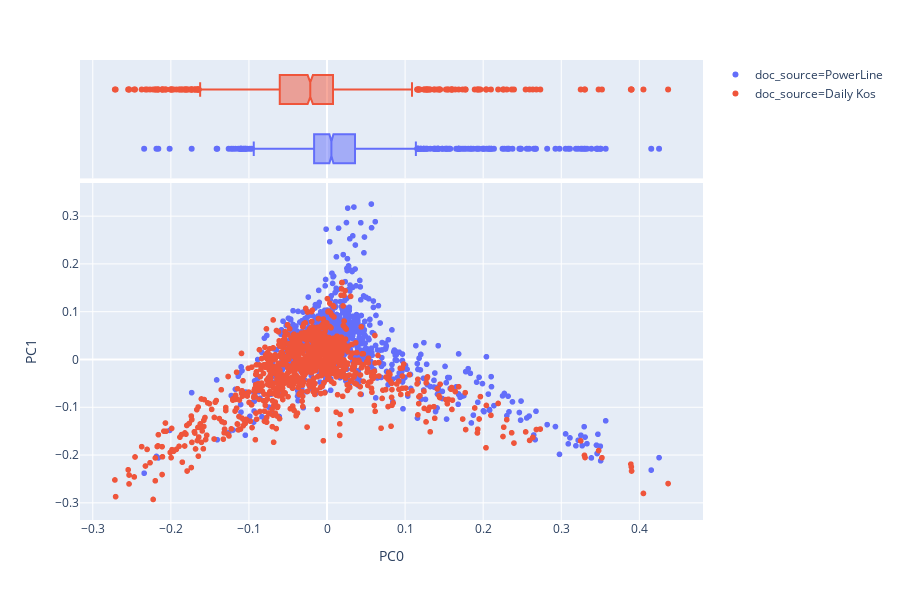

The notebook cell saved with this chart:
### Code cell
vis_pcs_source(DCM, 0, 1)
#fig_pca1.write_html("/home/yk4we/ETA_final/fig_pca1.html")

### Figure 1 — Plotly figure (JSON) as saved in the notebook; plotly's stock layout.template omitted (floating-point values rounded to 4 significant figures; data arrays with more than 128 entries replaced by an {"elided": "..."} marker saying what was removed)
{"data": [{"hoverlabel": {"namelength": 0}, "hovertemplate": "<b>%{hovertext}</b><br><br>doc_source=PowerLine<br>PC0=%{x}<br>PC1=%{y}", "hovertext": {"elided": "1000 str values"}, "legendgroup": "doc_source=PowerLine", "marker": {"color": "#636efa", "symbol": "circle"}, "mode": "markers", "name": "doc_source=PowerLine", "showlegend": true, "type": "scattergl", "x": {"elided": "1000 float values"}, "xaxis": "x", "y": {"elided": "1000 float values"}, "yaxis": "y"}, {"alignmentgroup": "True", "hoverlabel": {"namelength": 0}, "hovertemplate": "<b>%{hovertext}</b><br><br>doc_source=PowerLine<br>PC0=%{x}", "hovertext": {"elided": "1000 str values"}, "legendgroup": "doc_source=PowerLine", "marker": {"color": "#636efa", "symbol": "circle"}, "name": "doc_source=PowerLine", "notched": true, "offsetgroup": "doc_source=PowerLine", "showlegend": false, "type": "box", "x": {"elided": "1000 float values"}, "xaxis": "x2", "yaxis": "y2"}, {"hoverlabel": {"namelength": 0}, "hovertemplate": "<b>%{hovertext}</b><br><br>doc_source=Daily Kos<br>PC0=%{x}<br>PC1=%{y}", "hovertext": {"elided": "1000 str values"}, "legendgroup": "doc_source=Daily Kos", "marker": {"color": "#EF553B", "symbol": "circle"}, "mode": "markers", "name": "doc_source=Daily Kos", "showlegend": true, "type": "scattergl", "x": {"elided": "1000 float values"}, "xaxis": "x", "y": {"elided": "1000 float values"}, "yaxis": "y"}, {"alignmentgroup": "True", "hoverlabel": {"namelength": 0}, "hovertemplate": "<b>%{hovertext}</b><br><br>doc_source=Daily Kos<br>PC0=%{x}", "hovertext": {"elided": "1000 str values"}, "legendgroup": "doc_source=Daily Kos", "marker": {"color": "#EF553B", "symbol": "circle"}, "name": "doc_source=Daily Kos", "notched": true, "offsetgroup": "doc_source=Daily Kos", "showlegend": false, "type": "box", "x": {"elided": "1000 float values"}, "xaxis": "x2", "yaxis": "y2"}], "layout": {"height": 600, "legend": {"tracegroupgap": 0}, "margin": {"t": 60}, "xaxis": {"anchor": "y", "domain": [0, 1], "title": {"text": "PC0"}}, "xaxis2": {"anchor": "y2", "domain": [0, 1], "matches": "x", "showgrid": true, "showticklabels": false}, "yaxis": {"anchor": "x", "domain": [0, 0.7326], "title": {"text": "PC1"}}, "yaxis2": {"anchor": "x2", "domain": [0.7426, 1], "matches": "y2", "showgrid": false, "showline": false, "showticklabels": false, "ticks": ""}}}
